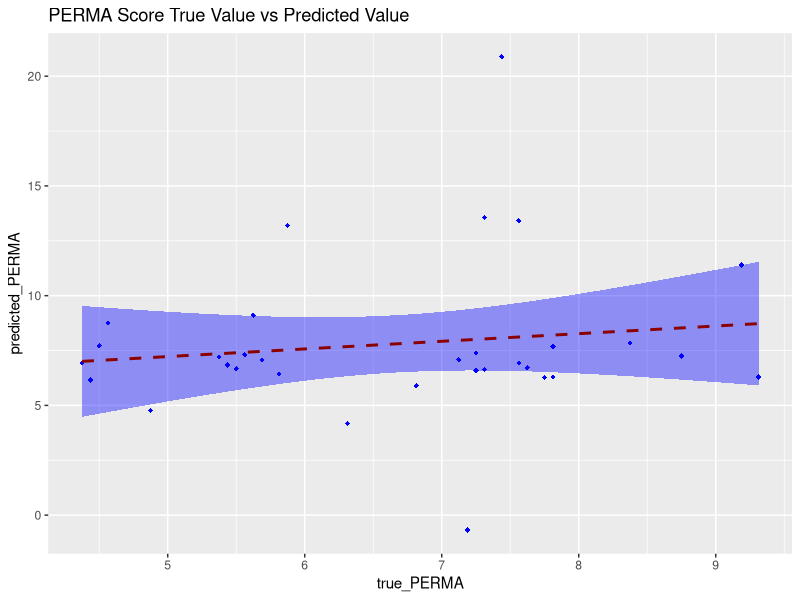
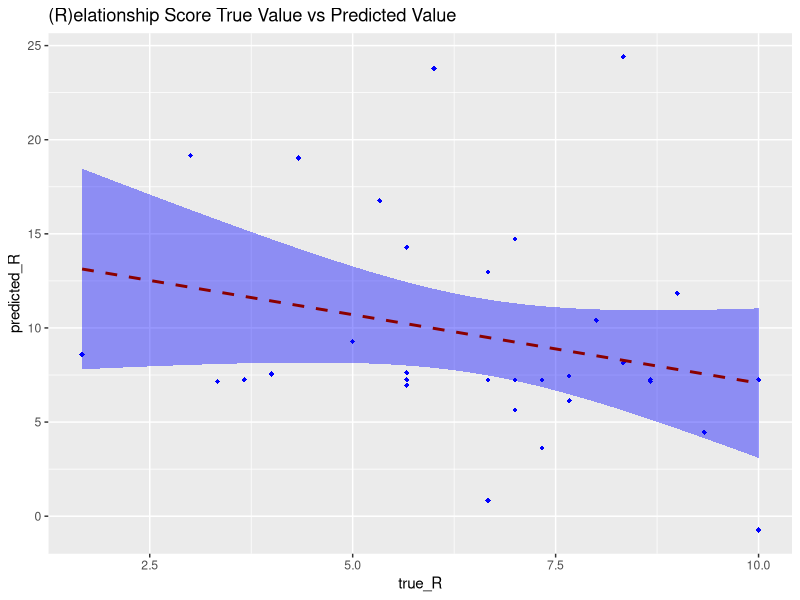

Source code (R) for these figures, in order:
library(MASS)
library(dplyr)


mydata <- read.csv("out.csv",sep = ";")

mydata <- mydata %>% select(-c('X'))

X <- mydata %>% select(-c('P', 'E', 'R', 'M', 'A'))

train_size <- floor(dim(X)[1]*0.8)

train <- X[0:train_size,]
 
test <- X[train_size:dim(X)[1],]

fit1 <- lm(PERMA ~ ., data=train)
fit2 <- lm(PERMA ~ 1, data=train)

PERMA_up <- stepAIC(fit2,direction="forward",scope=list(upper=fit1,lower=fit2),trace=0)

p_PERMA_up <- predict(PERMA_up,test)

rsq <- function (x, y) cor(x, y) ^ 2

rsq(test$PERMA,p_PERMA_up)


#------------------------------------------------------------------

X <- mydata %>% select(-c('PERMA', 'E', 'R', 'M', 'A'))

train_size <- floor(dim(X)[1]*0.8)

train <- X[0:train_size,]

test <- X[train_size:dim(X)[1],]

fit1 <- lm(P ~ ., data=train)
fit2 <- lm(P ~ 1, data=train)

P_up <- stepAIC(fit2,direction="forward",scope=list(upper=fit1,lower=fit2),trace=0)


p_P_up <- predict(P_up,test)

rsq <- function (x, y) cor(x, y) ^ 2

rsq(test$P,p_P_up)


#------------------------------------------------------------------

X <- mydata %>% select(-c('P', 'PERMA', 'R', 'M', 'A'))

train_size <- floor(dim(X)[1]*0.8)

train <- X[0:train_size,]

test <- X[train_size:dim(X)[1],]

fit1 <- lm(E ~ ., data=train)
fit2 <- lm(E ~ 1, data=train)

E_up <- stepAIC(fit2,direction="forward",scope=list(upper=fit1,lower=fit2),trace=0)

p_E_up <- predict(E_up,test)

rsq <- function (x, y) cor(x, y) ^ 2

rsq(test$E,p_E_up)


#------------------------------------------------------------------

X <- mydata %>% select(-c('P', 'E', 'PERMA', 'M', 'A'))

train_size <- floor(dim(X)[1]*0.8)

train <- X[0:train_size,]

test <- X[train_size:dim(X)[1],]

fit1 <- lm(R ~ ., data=train)
fit2 <- lm(R ~ 1, data=train)

R_up <- stepAIC(fit2,direction="forward",scope=list(upper=fit1,lower=fit2),trace=0)

p_R_up <- predict(R_up,test)

rsq <- function (x, y) cor(x, y) ^ 2

rsq(test$R,p_R_up)


#------------------------------------------------------------------


X <- mydata %>% select(-c('P', 'E', 'R', 'PERMA', 'A'))

train_size <- floor(dim(X)[1]*0.8)

train <- X[0:train_size,]

test <- X[train_size:dim(X)[1],]

fit1 <- lm(M ~ ., data=train)
fit2 <- lm(M ~ 1, data=train)

M_up <- stepAIC(fit2,direction="forward",scope=list(upper=fit1,lower=fit2),trace=0)

p_M_up <- predict(M_up,test)

rsq <- function (x, y) cor(x, y) ^ 2

rsq(test$M,p_M_up)


#------------------------------------------------------------------


X <- mydata %>% select(-c('P', 'E', 'R', 'M', 'PERMA'))

train_size <- floor(dim(X)[1]*0.8)

train <- X[0:train_size,]

test <- X[train_size:dim(X)[1],]

fit1 <- lm(A ~ ., data=train)
fit2 <- lm(A ~ 1, data=train)

A_up <- stepAIC(fit2,direction="forward",scope=list(upper=fit1,lower=fit2),trace=0)

p_A_up <- predict(A_up,test)

rsq <- function (x, y) cor(x, y) ^ 2

rsq(test$A,p_A_up)

#------------------------------------------------------------------

test <- mydata[train_size:dim(X)[1],]

#summary(PERMA_up)
rsq(test$PERMA,p_PERMA_up)

#summary(P_up)
rsq(test$P,p_P_up)

#summary(E_up)
rsq(test$E,p_E_up)

#summary(R_up)
rsq(test$R,p_R_up)

#summary(M_up)
rsq(test$M,p_M_up)

#summary(A_up)
rsq(test$A,p_A_up)


library(ggplot2)

data1 <- data.frame(true_PERMA=test$PERMA,predicted_PERMA=p_PERMA_up)[-c(18),]

ggplot(data1, aes(x=true_PERMA, y=predicted_PERMA)) +
  ggtitle("PERMA Score True Value vs Predicted Value") +
  geom_point(shape=18, color="blue")+
  geom_smooth(method=lm,  linetype="dashed",
              color="darkred", fill="blue")


data2 <- data.frame(true_R=test$R,predicted_R=p_R_up)

ggplot(data2, aes(x=true_R, y=predicted_R)) +
  ggtitle("(R)elationship Score True Value vs Predicted Value") +
  geom_point(shape=18, color="blue")+
  geom_smooth(method=lm,  linetype="dashed",
              color="darkred", fill="blue") 




